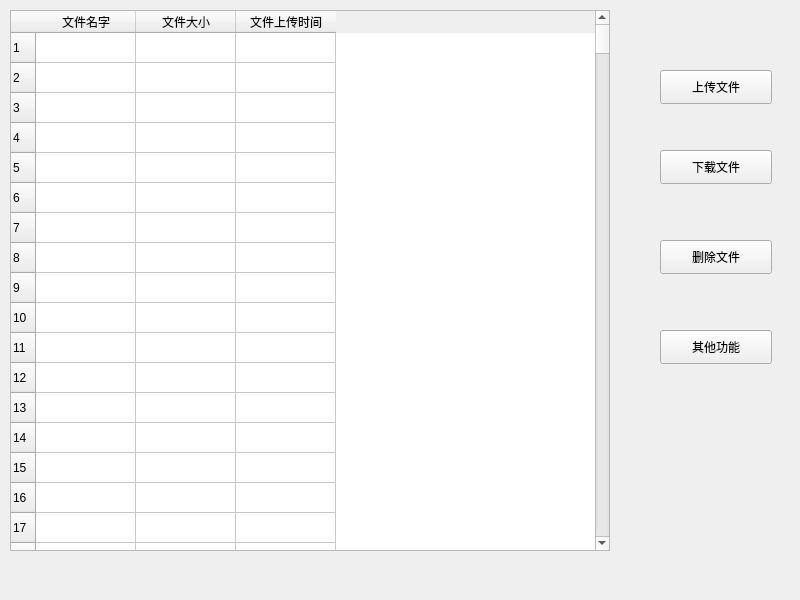
<?xml version="1.0" encoding="UTF-8"?>
<ui version="4.0">
 <class>Widget</class>
 <widget class="QWidget" name="Widget">
  <property name="geometry">
   <rect>
    <x>0</x>
    <y>0</y>
    <width>800</width>
    <height>600</height>
   </rect>
  </property>
  <property name="windowTitle">
   <string>Widget</string>
  </property>
  <widget class="QTableWidget" name="tableWidget_1">
   <property name="geometry">
    <rect>
     <x>10</x>
     <y>10</y>
     <width>600</width>
     <height>541</height>
    </rect>
   </property>
   <property name="sizePolicy">
    <sizepolicy hsizetype="Expanding" vsizetype="Expanding">
     <horstretch>0</horstretch>
     <verstretch>0</verstretch>
    </sizepolicy>
   </property>
   <property name="sizeIncrement">
    <size>
     <width>0</width>
     <height>0</height>
    </size>
   </property>
   <property name="baseSize">
    <size>
     <width>0</width>
     <height>0</height>
    </size>
   </property>
   <property name="lineWidth">
    <number>1</number>
   </property>
   <property name="midLineWidth">
    <number>0</number>
   </property>
   <property name="sizeAdjustPolicy">
    <enum>QAbstractScrollArea::AdjustIgnored</enum>
   </property>
   <property name="autoScrollMargin">
    <number>16</number>
   </property>
   <property name="sortingEnabled">
    <bool>false</bool>
   </property>
   <property name="rowCount">
    <number>300</number>
   </property>
   <property name="columnCount">
    <number>3</number>
   </property>
   <row/>
   <row/>
   <row/>
   <row/>
   <row/>
   <row/>
   <row/>
   <row/>
   <row/>
   <row/>
   <row/>
   <row/>
   <row/>
   <row/>
   <row/>
   <row/>
   <row/>
   <row/>
   <row/>
   <row/>
   <row/>
   <row/>
   <row/>
   <row/>
   <row/>
   <row/>
   <row/>
   <row/>
   <row/>
   <row/>
   <row/>
   <row/>
   <row/>
   <row/>
   <row/>
   <row/>
   <row/>
   <row/>
   <row/>
   <row/>
   <row/>
   <row/>
   <row/>
   <row/>
   <row/>
   <row/>
   <row/>
   <row/>
   <row/>
   <row/>
   <row/>
   <row/>
   <row/>
   <row/>
   <row/>
   <row/>
   <row/>
   <row/>
   <row/>
   <row/>
   <row/>
   <row/>
   <row/>
   <row/>
   <row/>
   <row/>
   <row/>
   <row/>
   <row/>
   <row/>
   <row/>
   <row/>
   <row/>
   <row/>
   <row/>
   <row/>
   <row/>
   <row/>
   <row/>
   <row/>
   <row/>
   <row/>
   <row/>
   <row/>
   <row/>
   <row/>
   <row/>
   <row/>
   <row/>
   <row/>
   <row/>
   <row/>
   <row/>
   <row/>
   <row/>
   <row/>
   <row/>
   <row/>
   <row/>
   <row/>
   <row/>
   <row/>
   <row/>
   <row/>
   <row/>
   <row/>
   <row/>
   <row/>
   <row/>
   <row/>
   <row/>
   <row/>
   <row/>
   <row/>
   <row/>
   <row/>
   <row/>
   <row/>
   <row/>
   <row/>
   <row/>
   <row/>
   <row/>
   <row/>
   <row/>
   <row/>
   <row/>
   <row/>
   <row/>
   <row/>
   <row/>
   <row/>
   <row/>
   <row/>
   <row/>
   <row/>
   <row/>
   <row/>
   <row/>
   <row/>
   <row/>
   <row/>
   <row/>
   <row/>
   <row/>
   <row/>
   <row/>
   <row/>
   <row/>
   <row/>
   <row/>
   <row/>
   <row/>
   <row/>
   <row/>
   <row/>
   <row/>
   <row/>
   <row/>
   <row/>
   <row/>
   <row/>
   <row/>
   <row/>
   <row/>
   <row/>
   <row/>
   <row/>
   <row/>
   <row/>
   <row/>
   <row/>
   <row/>
   <row/>
   <row/>
   <row/>
   <row/>
   <row/>
   <row/>
   <row/>
   <row/>
   <row/>
   <row/>
   <row/>
   <row/>
   <row/>
   <row/>
   <row/>
   <row/>
   <row/>
   <row/>
   <row/>
   <row/>
   <row/>
   <row/>
   <row/>
   <row/>
   <row/>
   <row/>
   <row/>
   <row/>
   <row/>
   <row/>
   <row/>
   <row/>
   <row/>
   <row/>
   <row/>
   <row/>
   <row/>
   <row/>
   <row/>
   <row/>
   <row/>
   <row/>
   <row/>
   <row/>
   <row/>
   <row/>
   <row/>
   <row/>
   <row/>
   <row/>
   <row/>
   <row/>
   <row/>
   <row/>
   <row/>
   <row/>
   <row/>
   <row/>
   <row/>
   <row/>
   <row/>
   <row/>
   <row/>
   <row/>
   <row/>
   <row/>
   <row/>
   <row/>
   <row/>
   <row/>
   <row/>
   <row/>
   <row/>
   <row/>
   <row/>
   <row/>
   <row/>
   <row/>
   <row/>
   <row/>
   <row/>
   <row/>
   <row/>
   <row/>
   <row/>
   <row/>
   <row/>
   <row/>
   <row/>
   <row/>
   <row/>
   <row/>
   <row/>
   <row/>
   <row/>
   <row/>
   <row/>
   <row/>
   <row/>
   <row/>
   <row/>
   <row/>
   <row/>
   <row/>
   <row/>
   <row/>
   <row/>
   <row/>
   <row/>
   <row/>
   <row/>
   <row/>
   <row/>
   <row/>
   <row/>
   <row/>
   <row/>
   <row/>
   <row/>
   <row/>
   <row/>
   <row/>
   <row/>
   <row/>
   <row/>
   <row/>
   <row/>
   <column>
    <property name="text">
     <string>文件名字</string>
    </property>
   </column>
   <column>
    <property name="text">
     <string>文件大小</string>
    </property>
   </column>
   <column>
    <property name="text">
     <string>文件上传时间</string>
    </property>
   </column>
  </widget>
  <widget class="QPushButton" name="pushButton">
   <property name="geometry">
    <rect>
     <x>660</x>
     <y>70</y>
     <width>112</width>
     <height>34</height>
    </rect>
   </property>
   <property name="text">
    <string>上传文件</string>
   </property>
  </widget>
  <widget class="QPushButton" name="pushButton_2">
   <property name="geometry">
    <rect>
     <x>660</x>
     <y>150</y>
     <width>112</width>
     <height>34</height>
    </rect>
   </property>
   <property name="text">
    <string>下载文件</string>
   </property>
  </widget>
  <widget class="QPushButton" name="pushButton_4">
   <property name="geometry">
    <rect>
     <x>660</x>
     <y>240</y>
     <width>112</width>
     <height>34</height>
    </rect>
   </property>
   <property name="text">
    <string>删除文件</string>
   </property>
  </widget>
  <widget class="QPushButton" name="pushButton_3">
   <property name="geometry">
    <rect>
     <x>660</x>
     <y>330</y>
     <width>112</width>
     <height>34</height>
    </rect>
   </property>
   <property name="text">
    <string>其他功能</string>
   </property>
  </widget>
 </widget>
 <resources/>
 <connections/>
</ui>
